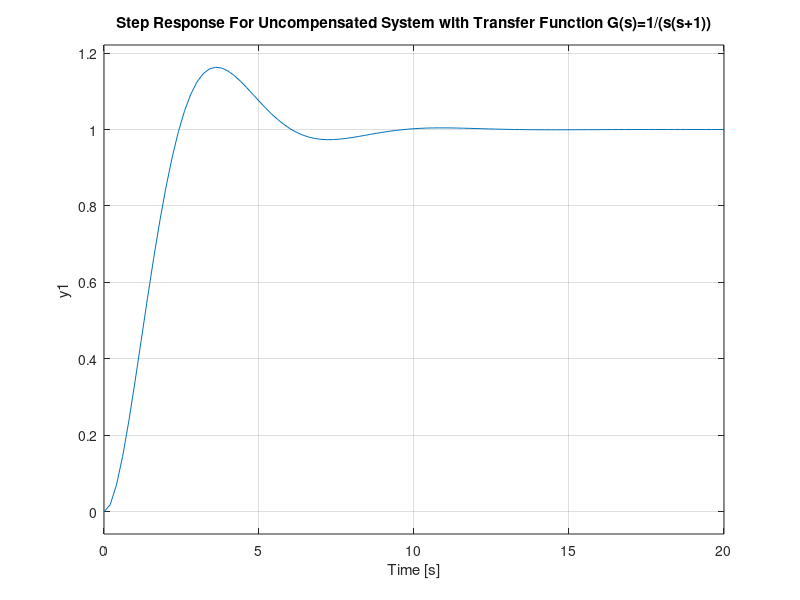

This figure's MATLAB source: (Note: this script raises an error after producing the figure.)
%% 
clc;clear;
%For Uncompensated System
%For Transfer Function G(s)=1/(s(s+1))
G=zpk([],[0 -1],1)
sys=feedback(G,1)
%StepResponse For Uncompensated System
figure(1)
step(sys)
grid on;
title('Step Response For Uncompensated System with Transfer Function G(s)=1/(s(s+1))')
stepinfo(sys)
%Frequency Response Of Transfer Function G(s)=1/(s(s+1)) Using Bode Plot
figure(2)
bode(G)
grid on;
margin(G)
[Gm Pm]=margin(G)

%For Lead Compensated System Specifications -> Kv=10(1/sec), phase=35 degrees
%For Transfer Function G(s)=(10(1+0.385s))/(s(s+1)(1+0.162s))
G1=zpk([-1/0.385],[0 -1 -1/0.162],10*0.385/0.162)
sys1=feedback(G1,1)
%Step Response For Uncompensated System
figure(3)
step(sys1)
grid on;
title('Step Response For Lead compensated System with Transfer Function G(s)=(10(1+0.385s))/(s(s+1)(1+0.162s))')
stepinfo(sys1)
%Frequency Response Of Transfer Function G(s)=(10(1+0.385s))/(s(s+1)(1+0.162s)) Using Bode Plot
figure(4)
bode(G1)
grid on;
margin(G1)
[Gm Pm]=margin(G1)
%% 

%For Uncompensated System
%For Transfer Function G(s)=1/(s(s+1)(s+5))
G2=zpk([],[0 -1 -5],1)
sys2=feedback(G2,1)
%Step Response Of Transfer Function G(s)=1/(s(s+1))
figure(5)
step(sys2)
grid on;
title('Step Response For Uncompensated System with Transfer Function G(s)=1/(s(s+1)(s+5))')
stepinfo(sys2)
%Frequency Response Of Transfer Function G(s)=1/(s(s+1)(s+5)) Using Bode Plot
figure(6)
bode(G2)
grid on;
margin(G2)
[Gm Pm]=margin(G2)

%For Lag Compensated System, the Specifications -> Damping ratio=0.3,ts=12s,Kv>=8(1/sec)
%Transfer Function G(s)=(8(1+5s))/(s(s+1)(1+0.2s)(1+40s)))
G3=zpk([-1/5],[0 -1 -5 -1/40],1/5)
sys3=feedback(G3,1)
%Step Response Of Transfer Function G(s)=1/(s(s+1))
figure(7)
step(sys3)
grid on;
title('Step Response For Lag compensated System with Transfer Function G(s)=(8(1+5s))/(s(s+1)(1+0.2s)(1+40s)))')
stepinfo(sys3)
%Frequency Response Of Transfer Function G(s)=(8(1+5s))/(s(s+1)(1+0.2s)(1+40s))) Using Bode Plot
figure(8)
bode(G3)
grid on;
margin(G3)
[Gm Pm]=margin(G3)
%% 
%For Uncompensated System
%For Transfer Function G(s)=1/(s(1+0.5s)(1+0.1s))
G4=zpk([],[0 -2 -10],20)
sys4=feedback(G4,1)
%Step Response Of Transfer Function G(s)=1/(s(s+1))
figure(9)
step(sys4)
grid on;
title('Step Response For Uncompensated transfer function G(s)=1/(s(1+0.5s)(1+0.1s))')
stepinfo(sys4)
%Frequency Response Of Transfer Function G(s)=1/(s(1+0.5s)(1+0.1s)) Using Bode Plot
figure(10)
bode(G4)
grid on;
margin(G4)
[Gm Pm]=margin(G4)


%For Lag-Lead Compsated System With Specifications -> Damping ratio=0.3,ts=12s,Kv>=25(1/sec)
%Transfer Function G(s)=(25(1+2s))/(s(1+0.5s)(1+0.1s)(1+16s)))
G5=zpk([-1/2 -1/0.746 ],[0 -2 -10 -1/16 -1/0.093],(50*0.746/(0.5*0.1*16*0.093)))
sys5=feedback(G5,1)
%Step Response Of Transfer Function G(s)=1/(s(s+1))
figure(11)
step(sys5)
grid on;
title('Step Response For Lag-Leadcompensated transfer function G(s)=(25(1+2s))/(s(1+0.5s)(1+0.1s)(1+16s)))')
stepinfo(sys5)
%Frequency Response Of Transfer Function G(s)=(25(1+2s))/(s(1+0.5s)(1+0.1s)(1+16s))) Using Bode Plot
figure(12)
bode(G5)
grid on;
margin(G5)
[Gm Pm]=margin(G5)
